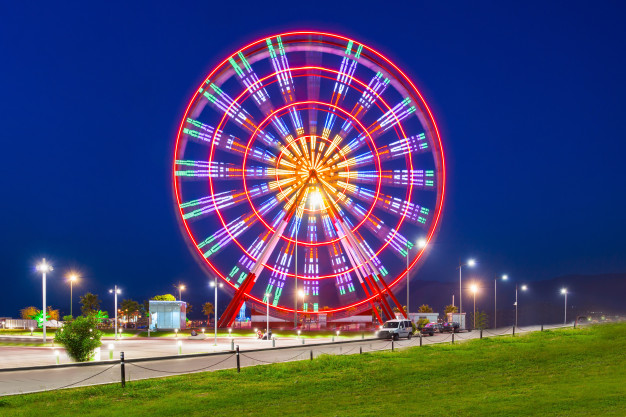
#> input picture rueda.jpg, 626 x 417 px, found by its file name
$ python -i convolucion_Maribel.py   (imports and definitions only)
#> lines starting #> are read from the running program, lines starting #| are printed output that depends on the picture
import cv2
import numpy as np

#Funcion convolucion
#Entrada: imagen
#Salida: muestra imagen con convolucion aplicando dos kernel: border y sharpen
def convolucion(image):
    kernel_border = np.array (([-1,-1,-1],[-1,8,-1],[-1,-1,-1]),np.float32)
    kernel_sharpen = np.array (([0,-1,0],[-1,5,-1],[0,-1,0]),np.float32)

    output = cv2.filter2D (image,-1, kernel_border)
    output1 = cv2.filter2D (image,-1, kernel_sharpen)

    cv2.imshow("Imagen original", image)
    cv2.imshow("Imagen con filtro: bordes", output)
    cv2.imshow("Imagen con filtro2: sharpen", output1)

def main():
    path = '/Users/lizbethmelendez/Downloads/OpenCVprueba/rueda.jpg'
    src = cv2.imread(path)
#> src is the input picture: shape (417, 626, 3); mean B, G, R 109, 72.4, 72.1
    image = cv2.cvtColor(src, cv2.COLOR_BGR2RGB)
    convolucion(image)
#> in convolucion, `output = cv2.filter2D (image,-1, kernel_border)`:
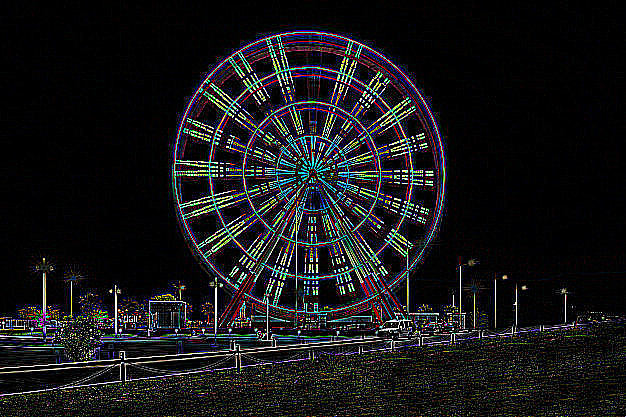
#> output: shape (417, 626, 3); mean R, G, B 22.5, 22.7, 23.7
#> in convolucion, `output1 = cv2.filter2D (image,-1, kernel_sharpen)`:
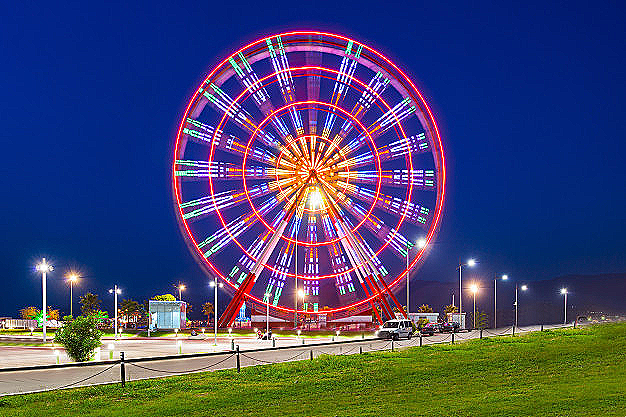
#> output1: shape (417, 626, 3); mean R, G, B 69.3, 71.4, 109.7

>>> result = main()
